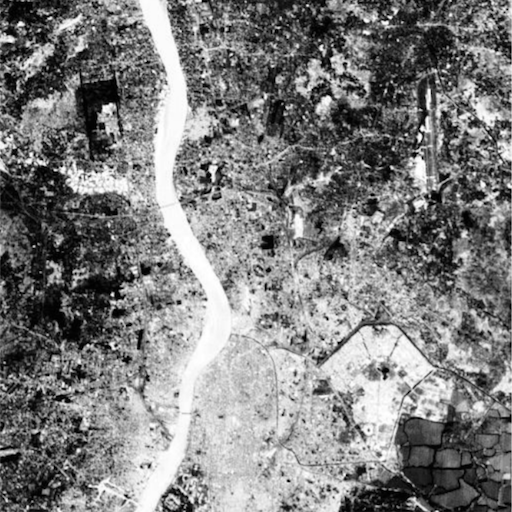
#> input picture 7_mlp_again/river/river/river.png, 512 x 512 px
$ python river_mlp_classifier.py
#> lines starting #> are read from the running program, lines starting #| are printed output that depends on the picture
# -*- coding: utf-8 -*-
"""
Created on Wed Sep 12 10:32:49 2018

@author: kirito

Assignment 5:
    Binary Classification of river and non-river using neural network:
        Take river64.png image as input and read the all pixel value of grayscale image.
        First convert the each pixel in two categories if pixel value is greater than 245 make it 1 and rest 0.
            if (datasetX[i][j] > 245):
                datasetY[i][j] = 1
            else:
                datasetY[i][j] = 0
        Apply neural network learning with
        learning rate (alpha=.001),
        Gradient Descent optimization function and
        run for 1000 epoch.
        Classify in river and non-river category and return the image with white for river (pixel value = 0) and black for rest of the class (pixel value = 255).
        Refer the logic.
            if (predic >= 0.5):
                outputY.append(255)
            else:
                outputY.append(0)
"""
import matplotlib.image as mpimg
from sklearn.neural_network import MLPClassifier
from skimage.transform import rescale

def unroll(X):
    image_unrolled = []
    for row in X:
        row_unrolled = []
        for pixel in row:
            pixel_unrolled = [sum([x for x in pixel[0:3]])/3] # since it's black and white image
            row_unrolled = row_unrolled + pixel_unrolled
        image_unrolled = image_unrolled + row_unrolled
    return image_unrolled

#RESCALE TO 64x64
original_image_path = 'river/'
ext = '.png'
filename = 'river'
uri = original_image_path + filename + ext
img = mpimg.imread(uri)
#> img is the input picture: shape (512, 512, 4) float32; mean R, G, B, A 0.495, 0.495, 0.495, 1
img_rescaled = rescale(img, 1.0 / 8.0)
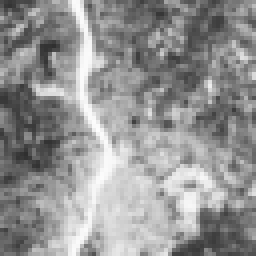
#> img_rescaled: shape (64, 64, 1) float32 (shown 4 times larger); min 0.187, max 0.993, mean 0.579
test_file = 'rescaled_input'
trainpath = 'river/'
#> (the run stopped early here; a loop or call above may not have finished)
